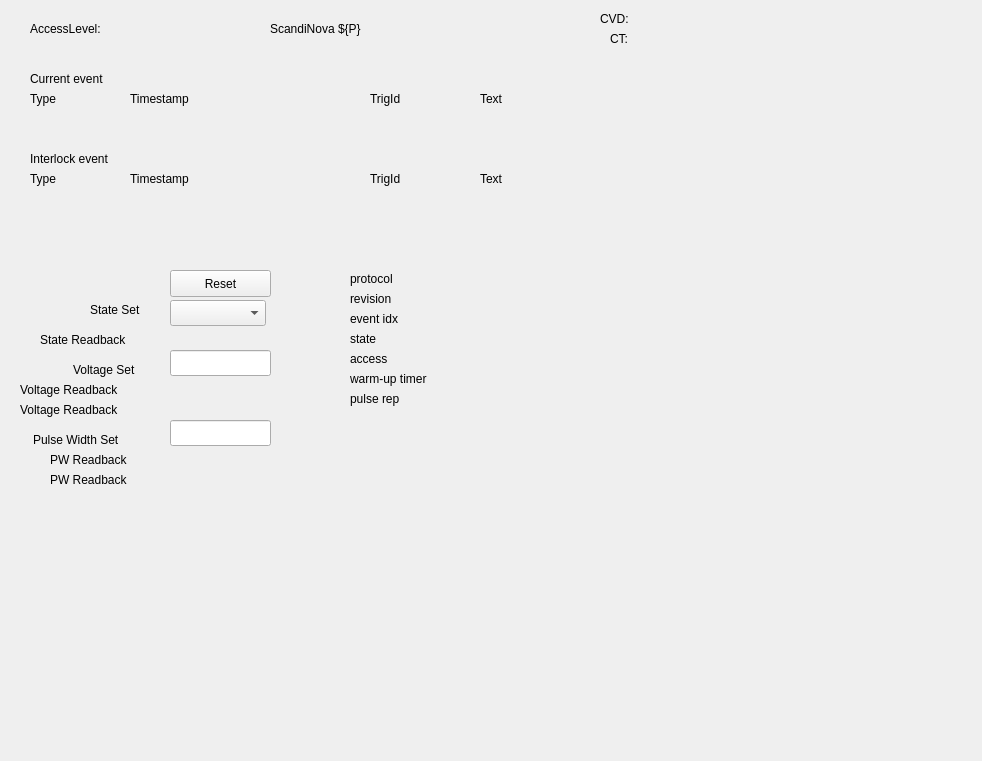
<?xml version="1.0" encoding="UTF-8"?>
<ui version="4.0">
 <class>Form</class>
 <widget class="QWidget" name="Form">
  <property name="geometry">
   <rect>
    <x>0</x>
    <y>0</y>
    <width>982</width>
    <height>761</height>
   </rect>
  </property>
  <property name="windowTitle">
   <string>Form</string>
  </property>
  <widget class="PyDMLabel" name="PyDMLabel">
   <property name="geometry">
    <rect>
     <x>480</x>
     <y>260</y>
     <width>101</width>
     <height>41</height>
    </rect>
   </property>
   <property name="toolTip">
    <string/>
   </property>
   <property name="channel" stdset="0">
    <string>ca://${P}:ModbusProtocolID.VAL</string>
   </property>
   <property name="displayFormat" stdset="0">
    <enum>PyDMLabel::Decimal</enum>
   </property>
  </widget>
  <widget class="QLabel" name="label">
   <property name="geometry">
    <rect>
     <x>350</x>
     <y>270</y>
     <width>74</width>
     <height>18</height>
    </rect>
   </property>
   <property name="text">
    <string>protocol</string>
   </property>
  </widget>
  <widget class="QLabel" name="label_2">
   <property name="geometry">
    <rect>
     <x>350</x>
     <y>290</y>
     <width>74</width>
     <height>18</height>
    </rect>
   </property>
   <property name="text">
    <string>revision</string>
   </property>
  </widget>
  <widget class="PyDMLabel" name="PyDMLabel_2">
   <property name="geometry">
    <rect>
     <x>480</x>
     <y>290</y>
     <width>76</width>
     <height>18</height>
    </rect>
   </property>
   <property name="toolTip">
    <string/>
   </property>
   <property name="channel" stdset="0">
    <string>ca://${P}:ModbusProtocolRevision.VAL</string>
   </property>
   <property name="displayFormat" stdset="0">
    <enum>PyDMLabel::Decimal</enum>
   </property>
  </widget>
  <widget class="QLabel" name="label_3">
   <property name="geometry">
    <rect>
     <x>350</x>
     <y>310</y>
     <width>74</width>
     <height>18</height>
    </rect>
   </property>
   <property name="text">
    <string>event idx</string>
   </property>
  </widget>
  <widget class="PyDMLabel" name="PyDMLabel_3">
   <property name="geometry">
    <rect>
     <x>480</x>
     <y>310</y>
     <width>76</width>
     <height>18</height>
    </rect>
   </property>
   <property name="toolTip">
    <string/>
   </property>
   <property name="channel" stdset="0">
    <string>ca://${P}:EventIndex.VAL</string>
   </property>
   <property name="displayFormat" stdset="0">
    <enum>PyDMLabel::Decimal</enum>
   </property>
  </widget>
  <widget class="QLabel" name="label_4">
   <property name="geometry">
    <rect>
     <x>350</x>
     <y>330</y>
     <width>74</width>
     <height>18</height>
    </rect>
   </property>
   <property name="text">
    <string>state</string>
   </property>
  </widget>
  <widget class="PyDMLabel" name="PyDMLabel_4">
   <property name="geometry">
    <rect>
     <x>480</x>
     <y>330</y>
     <width>76</width>
     <height>18</height>
    </rect>
   </property>
   <property name="toolTip">
    <string/>
   </property>
   <property name="channel" stdset="0">
    <string>ca://${P}:State.VAL</string>
   </property>
   <property name="displayFormat" stdset="0">
    <enum>PyDMLabel::Decimal</enum>
   </property>
  </widget>
  <widget class="QLabel" name="label_5">
   <property name="geometry">
    <rect>
     <x>350</x>
     <y>350</y>
     <width>74</width>
     <height>18</height>
    </rect>
   </property>
   <property name="text">
    <string>access</string>
   </property>
  </widget>
  <widget class="PyDMLabel" name="PyDMLabel_5">
   <property name="geometry">
    <rect>
     <x>480</x>
     <y>350</y>
     <width>76</width>
     <height>18</height>
    </rect>
   </property>
   <property name="toolTip">
    <string/>
   </property>
   <property name="channel" stdset="0">
    <string>ca://${P}:AccessLevel.VAL</string>
   </property>
   <property name="displayFormat" stdset="0">
    <enum>PyDMLabel::Decimal</enum>
   </property>
  </widget>
  <widget class="QLabel" name="label_6">
   <property name="geometry">
    <rect>
     <x>350</x>
     <y>370</y>
     <width>121</width>
     <height>18</height>
    </rect>
   </property>
   <property name="text">
    <string>warm-up timer</string>
   </property>
  </widget>
  <widget class="PyDMLabel" name="PyDMLabel_6">
   <property name="geometry">
    <rect>
     <x>480</x>
     <y>370</y>
     <width>76</width>
     <height>18</height>
    </rect>
   </property>
   <property name="toolTip">
    <string/>
   </property>
   <property name="channel" stdset="0">
    <string>ca://${P}:FilamentWarmupTimeLeft.VAL</string>
   </property>
   <property name="displayFormat" stdset="0">
    <enum>PyDMLabel::Decimal</enum>
   </property>
  </widget>
  <widget class="QLabel" name="label_7">
   <property name="geometry">
    <rect>
     <x>350</x>
     <y>390</y>
     <width>121</width>
     <height>18</height>
    </rect>
   </property>
   <property name="text">
    <string>pulse rep</string>
   </property>
  </widget>
  <widget class="PyDMLabel" name="PyDMLabel_7">
   <property name="geometry">
    <rect>
     <x>480</x>
     <y>390</y>
     <width>76</width>
     <height>18</height>
    </rect>
   </property>
   <property name="toolTip">
    <string/>
   </property>
   <property name="channel" stdset="0">
    <string>ca://${P}:PulseRepetitionFreq.VAL</string>
   </property>
   <property name="displayFormat" stdset="0">
    <enum>PyDMLabel::Decimal</enum>
   </property>
  </widget>
  <widget class="QLabel" name="label_8">
   <property name="geometry">
    <rect>
     <x>30</x>
     <y>90</y>
     <width>74</width>
     <height>18</height>
    </rect>
   </property>
   <property name="text">
    <string>Type</string>
   </property>
  </widget>
  <widget class="QLabel" name="label_9">
   <property name="geometry">
    <rect>
     <x>130</x>
     <y>90</y>
     <width>91</width>
     <height>18</height>
    </rect>
   </property>
   <property name="text">
    <string>Timestamp</string>
   </property>
  </widget>
  <widget class="QLabel" name="label_10">
   <property name="geometry">
    <rect>
     <x>370</x>
     <y>90</y>
     <width>74</width>
     <height>18</height>
    </rect>
   </property>
   <property name="text">
    <string>TrigId</string>
   </property>
  </widget>
  <widget class="QLabel" name="label_11">
   <property name="geometry">
    <rect>
     <x>480</x>
     <y>90</y>
     <width>74</width>
     <height>18</height>
    </rect>
   </property>
   <property name="text">
    <string>Text</string>
   </property>
  </widget>
  <widget class="PyDMLabel" name="PyDMLabel_8">
   <property name="geometry">
    <rect>
     <x>30</x>
     <y>110</y>
     <width>101</width>
     <height>21</height>
    </rect>
   </property>
   <property name="toolTip">
    <string/>
   </property>
   <property name="channel" stdset="0">
    <string>ca://${P}:CurrentEventTypeStr.VAL</string>
   </property>
   <property name="displayFormat" stdset="0">
    <enum>PyDMLabel::String</enum>
   </property>
  </widget>
  <widget class="PyDMLabel" name="PyDMLabel_9">
   <property name="geometry">
    <rect>
     <x>130</x>
     <y>110</y>
     <width>231</width>
     <height>18</height>
    </rect>
   </property>
   <property name="toolTip">
    <string/>
   </property>
   <property name="channel" stdset="0">
    <string>ca://${P}:CurrentEventTimeStr.VAL</string>
   </property>
   <property name="displayFormat" stdset="0">
    <enum>PyDMLabel::String</enum>
   </property>
  </widget>
  <widget class="PyDMLabel" name="PyDMLabel_10">
   <property name="geometry">
    <rect>
     <x>370</x>
     <y>110</y>
     <width>76</width>
     <height>18</height>
    </rect>
   </property>
   <property name="toolTip">
    <string/>
   </property>
   <property name="channel" stdset="0">
    <string>ca://${P}:CurrentEventTrigger.VAL</string>
   </property>
   <property name="displayFormat" stdset="0">
    <enum>PyDMLabel::Decimal</enum>
   </property>
  </widget>
  <widget class="PyDMLabel" name="PyDMLabel_11">
   <property name="geometry">
    <rect>
     <x>480</x>
     <y>110</y>
     <width>161</width>
     <height>18</height>
    </rect>
   </property>
   <property name="toolTip">
    <string/>
   </property>
   <property name="channel" stdset="0">
    <string>ca://${P}:CurrentEventTextStr.VAL</string>
   </property>
   <property name="displayFormat" stdset="0">
    <enum>PyDMLabel::String</enum>
   </property>
  </widget>
  <widget class="QLabel" name="label_12">
   <property name="geometry">
    <rect>
     <x>30</x>
     <y>20</y>
     <width>101</width>
     <height>18</height>
    </rect>
   </property>
   <property name="text">
    <string>AccessLevel:</string>
   </property>
  </widget>
  <widget class="PyDMLabel" name="PyDMLabel_12">
   <property name="geometry">
    <rect>
     <x>130</x>
     <y>20</y>
     <width>101</width>
     <height>21</height>
    </rect>
   </property>
   <property name="toolTip">
    <string/>
   </property>
   <property name="channel" stdset="0">
    <string>ca://${P}:AccessLevel.VAL</string>
   </property>
   <property name="displayFormat" stdset="0">
    <enum>PyDMLabel::String</enum>
   </property>
  </widget>
  <widget class="QLabel" name="label_13">
   <property name="geometry">
    <rect>
     <x>270</x>
     <y>20</y>
     <width>271</width>
     <height>18</height>
    </rect>
   </property>
   <property name="text">
    <string>ScandiNova ${P}</string>
   </property>
  </widget>
  <widget class="QLabel" name="label_14">
   <property name="geometry">
    <rect>
     <x>600</x>
     <y>10</y>
     <width>101</width>
     <height>18</height>
    </rect>
   </property>
   <property name="text">
    <string>CVD:</string>
   </property>
  </widget>
  <widget class="QLabel" name="label_15">
   <property name="geometry">
    <rect>
     <x>610</x>
     <y>30</y>
     <width>101</width>
     <height>18</height>
    </rect>
   </property>
   <property name="text">
    <string>CT:</string>
   </property>
  </widget>
  <widget class="PyDMLabel" name="PyDMLabel_13">
   <property name="geometry">
    <rect>
     <x>650</x>
     <y>10</y>
     <width>76</width>
     <height>18</height>
    </rect>
   </property>
   <property name="toolTip">
    <string/>
   </property>
   <property name="precision" stdset="0">
    <number>0</number>
   </property>
   <property name="showUnits" stdset="0">
    <bool>true</bool>
   </property>
   <property name="precisionFromPV" stdset="0">
    <bool>true</bool>
   </property>
   <property name="alarmSensitiveContent" stdset="0">
    <bool>false</bool>
   </property>
   <property name="alarmSensitiveBorder" stdset="0">
    <bool>true</bool>
   </property>
   <property name="channel" stdset="0">
    <string>ca://${P}:CapVoltageDivider.VAL</string>
   </property>
   <property name="displayFormat" stdset="0">
    <enum>PyDMLabel::String</enum>
   </property>
  </widget>
  <widget class="PyDMLabel" name="PyDMLabel_14">
   <property name="geometry">
    <rect>
     <x>650</x>
     <y>30</y>
     <width>76</width>
     <height>18</height>
    </rect>
   </property>
   <property name="toolTip">
    <string/>
   </property>
   <property name="precision" stdset="0">
    <number>0</number>
   </property>
   <property name="showUnits" stdset="0">
    <bool>false</bool>
   </property>
   <property name="precisionFromPV" stdset="0">
    <bool>true</bool>
   </property>
   <property name="alarmSensitiveContent" stdset="0">
    <bool>false</bool>
   </property>
   <property name="alarmSensitiveBorder" stdset="0">
    <bool>true</bool>
   </property>
   <property name="channel" stdset="0">
    <string>ca://${P}:CurrentTransformer.VAL</string>
   </property>
   <property name="displayFormat" stdset="0">
    <enum>PyDMLabel::String</enum>
   </property>
  </widget>
  <widget class="PyDMLineEdit" name="PyDMLineEdit">
   <property name="geometry">
    <rect>
     <x>170</x>
     <y>350</y>
     <width>101</width>
     <height>26</height>
    </rect>
   </property>
   <property name="toolTip">
    <string/>
   </property>
   <property name="showUnits" stdset="0">
    <bool>true</bool>
   </property>
   <property name="channel" stdset="0">
    <string>ca://${P}:VoltageSet</string>
   </property>
   <property name="displayFormat" stdset="0">
    <enum>PyDMLineEdit::Decimal</enum>
   </property>
  </widget>
  <widget class="QLabel" name="label_16">
   <property name="geometry">
    <rect>
     <x>73</x>
     <y>360</y>
     <width>91</width>
     <height>20</height>
    </rect>
   </property>
   <property name="text">
    <string>Voltage Set</string>
   </property>
  </widget>
  <widget class="QLabel" name="label_17">
   <property name="geometry">
    <rect>
     <x>20</x>
     <y>380</y>
     <width>141</width>
     <height>20</height>
    </rect>
   </property>
   <property name="text">
    <string>Voltage Readback</string>
   </property>
  </widget>
  <widget class="PyDMLabel" name="PyDMLabel_15">
   <property name="geometry">
    <rect>
     <x>170</x>
     <y>380</y>
     <width>76</width>
     <height>18</height>
    </rect>
   </property>
   <property name="toolTip">
    <string/>
   </property>
   <property name="channel" stdset="0">
    <string>ca://${P}:VoltageSet</string>
   </property>
   <property name="displayFormat" stdset="0">
    <enum>PyDMLabel::Decimal</enum>
   </property>
  </widget>
  <widget class="QLabel" name="label_18">
   <property name="geometry">
    <rect>
     <x>20</x>
     <y>400</y>
     <width>141</width>
     <height>20</height>
    </rect>
   </property>
   <property name="text">
    <string>Voltage Readback</string>
   </property>
  </widget>
  <widget class="PyDMLabel" name="PyDMLabel_16">
   <property name="geometry">
    <rect>
     <x>170</x>
     <y>400</y>
     <width>76</width>
     <height>18</height>
    </rect>
   </property>
   <property name="toolTip">
    <string/>
   </property>
   <property name="precision" stdset="0">
    <number>0</number>
   </property>
   <property name="showUnits" stdset="0">
    <bool>false</bool>
   </property>
   <property name="precisionFromPV" stdset="0">
    <bool>true</bool>
   </property>
   <property name="alarmSensitiveContent" stdset="0">
    <bool>false</bool>
   </property>
   <property name="alarmSensitiveBorder" stdset="0">
    <bool>true</bool>
   </property>
   <property name="channel" stdset="0">
    <string>ca://${P}:VoltageSetRBV.VAL</string>
   </property>
   <property name="displayFormat" stdset="0">
    <enum>PyDMLabel::Decimal</enum>
   </property>
  </widget>
  <widget class="PyDMLabel" name="PyDMLabel_17">
   <property name="geometry">
    <rect>
     <x>480</x>
     <y>130</y>
     <width>161</width>
     <height>18</height>
    </rect>
   </property>
   <property name="toolTip">
    <string/>
   </property>
   <property name="channel" stdset="0">
    <string>ca://${P}:CurrentEventSubsystemStr.VAL</string>
   </property>
   <property name="displayFormat" stdset="0">
    <enum>PyDMLabel::String</enum>
   </property>
  </widget>
  <widget class="PyDMLabel" name="PyDMLabel_18">
   <property name="geometry">
    <rect>
     <x>480</x>
     <y>150</y>
     <width>76</width>
     <height>18</height>
    </rect>
   </property>
   <property name="toolTip">
    <string/>
   </property>
   <property name="channel" stdset="0">
    <string>ca://${P}:CurrentEventDataStr.VAL</string>
   </property>
   <property name="displayFormat" stdset="0">
    <enum>PyDMLabel::String</enum>
   </property>
  </widget>
  <widget class="PyDMLabel" name="PyDMLabel_19">
   <property name="geometry">
    <rect>
     <x>570</x>
     <y>150</y>
     <width>76</width>
     <height>18</height>
    </rect>
   </property>
   <property name="toolTip">
    <string/>
   </property>
   <property name="channel" stdset="0">
    <string>ca://${P}:CurrentEventUnitStr.VAL</string>
   </property>
   <property name="displayFormat" stdset="0">
    <enum>PyDMLabel::String</enum>
   </property>
  </widget>
  <widget class="QLabel" name="label_19">
   <property name="geometry">
    <rect>
     <x>30</x>
     <y>70</y>
     <width>221</width>
     <height>18</height>
    </rect>
   </property>
   <property name="text">
    <string>Current event</string>
   </property>
  </widget>
  <widget class="QLabel" name="label_20">
   <property name="geometry">
    <rect>
     <x>30</x>
     <y>150</y>
     <width>221</width>
     <height>18</height>
    </rect>
   </property>
   <property name="text">
    <string>Interlock event</string>
   </property>
  </widget>
  <widget class="QLabel" name="label_21">
   <property name="geometry">
    <rect>
     <x>30</x>
     <y>170</y>
     <width>74</width>
     <height>18</height>
    </rect>
   </property>
   <property name="text">
    <string>Type</string>
   </property>
  </widget>
  <widget class="QLabel" name="label_22">
   <property name="geometry">
    <rect>
     <x>130</x>
     <y>170</y>
     <width>91</width>
     <height>18</height>
    </rect>
   </property>
   <property name="text">
    <string>Timestamp</string>
   </property>
  </widget>
  <widget class="QLabel" name="label_23">
   <property name="geometry">
    <rect>
     <x>370</x>
     <y>170</y>
     <width>74</width>
     <height>18</height>
    </rect>
   </property>
   <property name="text">
    <string>TrigId</string>
   </property>
  </widget>
  <widget class="QLabel" name="label_24">
   <property name="geometry">
    <rect>
     <x>480</x>
     <y>170</y>
     <width>74</width>
     <height>18</height>
    </rect>
   </property>
   <property name="text">
    <string>Text</string>
   </property>
  </widget>
  <widget class="PyDMLabel" name="PyDMLabel_20">
   <property name="geometry">
    <rect>
     <x>30</x>
     <y>190</y>
     <width>101</width>
     <height>21</height>
    </rect>
   </property>
   <property name="toolTip">
    <string/>
   </property>
   <property name="precision" stdset="0">
    <number>0</number>
   </property>
   <property name="showUnits" stdset="0">
    <bool>false</bool>
   </property>
   <property name="precisionFromPV" stdset="0">
    <bool>true</bool>
   </property>
   <property name="alarmSensitiveContent" stdset="0">
    <bool>false</bool>
   </property>
   <property name="alarmSensitiveBorder" stdset="0">
    <bool>true</bool>
   </property>
   <property name="PyDMToolTip" stdset="0">
    <string/>
   </property>
   <property name="channel" stdset="0">
    <string>ca://${P}:InterlockEventTypeStr.VAL</string>
   </property>
   <property name="displayFormat" stdset="0">
    <enum>PyDMLabel::String</enum>
   </property>
  </widget>
  <widget class="PyDMLabel" name="PyDMLabel_21">
   <property name="geometry">
    <rect>
     <x>130</x>
     <y>190</y>
     <width>231</width>
     <height>18</height>
    </rect>
   </property>
   <property name="toolTip">
    <string/>
   </property>
   <property name="precision" stdset="0">
    <number>0</number>
   </property>
   <property name="showUnits" stdset="0">
    <bool>false</bool>
   </property>
   <property name="precisionFromPV" stdset="0">
    <bool>true</bool>
   </property>
   <property name="alarmSensitiveContent" stdset="0">
    <bool>false</bool>
   </property>
   <property name="alarmSensitiveBorder" stdset="0">
    <bool>true</bool>
   </property>
   <property name="PyDMToolTip" stdset="0">
    <string/>
   </property>
   <property name="channel" stdset="0">
    <string>ca://${P}:InterlockEventTimeStr.VAL</string>
   </property>
   <property name="displayFormat" stdset="0">
    <enum>PyDMLabel::String</enum>
   </property>
  </widget>
  <widget class="PyDMLabel" name="PyDMLabel_22">
   <property name="geometry">
    <rect>
     <x>370</x>
     <y>190</y>
     <width>76</width>
     <height>18</height>
    </rect>
   </property>
   <property name="toolTip">
    <string/>
   </property>
   <property name="precision" stdset="0">
    <number>0</number>
   </property>
   <property name="showUnits" stdset="0">
    <bool>false</bool>
   </property>
   <property name="precisionFromPV" stdset="0">
    <bool>true</bool>
   </property>
   <property name="alarmSensitiveContent" stdset="0">
    <bool>false</bool>
   </property>
   <property name="alarmSensitiveBorder" stdset="0">
    <bool>true</bool>
   </property>
   <property name="PyDMToolTip" stdset="0">
    <string/>
   </property>
   <property name="channel" stdset="0">
    <string>ca://${P}:InterlockEventTrigger.VAL</string>
   </property>
   <property name="displayFormat" stdset="0">
    <enum>PyDMLabel::Decimal</enum>
   </property>
  </widget>
  <widget class="PyDMLabel" name="PyDMLabel_23">
   <property name="geometry">
    <rect>
     <x>480</x>
     <y>190</y>
     <width>161</width>
     <height>18</height>
    </rect>
   </property>
   <property name="toolTip">
    <string/>
   </property>
   <property name="precision" stdset="0">
    <number>0</number>
   </property>
   <property name="showUnits" stdset="0">
    <bool>false</bool>
   </property>
   <property name="precisionFromPV" stdset="0">
    <bool>true</bool>
   </property>
   <property name="alarmSensitiveContent" stdset="0">
    <bool>false</bool>
   </property>
   <property name="alarmSensitiveBorder" stdset="0">
    <bool>true</bool>
   </property>
   <property name="PyDMToolTip" stdset="0">
    <string/>
   </property>
   <property name="channel" stdset="0">
    <string>ca://${P}:InterlockEventTextStr.VAL</string>
   </property>
   <property name="displayFormat" stdset="0">
    <enum>PyDMLabel::String</enum>
   </property>
  </widget>
  <widget class="PyDMLabel" name="PyDMLabel_24">
   <property name="geometry">
    <rect>
     <x>480</x>
     <y>210</y>
     <width>161</width>
     <height>18</height>
    </rect>
   </property>
   <property name="toolTip">
    <string/>
   </property>
   <property name="precision" stdset="0">
    <number>0</number>
   </property>
   <property name="showUnits" stdset="0">
    <bool>false</bool>
   </property>
   <property name="precisionFromPV" stdset="0">
    <bool>true</bool>
   </property>
   <property name="alarmSensitiveContent" stdset="0">
    <bool>false</bool>
   </property>
   <property name="alarmSensitiveBorder" stdset="0">
    <bool>true</bool>
   </property>
   <property name="PyDMToolTip" stdset="0">
    <string/>
   </property>
   <property name="channel" stdset="0">
    <string>ca://${P}:InterlockEventSubsystemStr.VAL</string>
   </property>
   <property name="displayFormat" stdset="0">
    <enum>PyDMLabel::String</enum>
   </property>
  </widget>
  <widget class="PyDMLabel" name="PyDMLabel_25">
   <property name="geometry">
    <rect>
     <x>480</x>
     <y>230</y>
     <width>76</width>
     <height>18</height>
    </rect>
   </property>
   <property name="toolTip">
    <string/>
   </property>
   <property name="precision" stdset="0">
    <number>0</number>
   </property>
   <property name="showUnits" stdset="0">
    <bool>false</bool>
   </property>
   <property name="precisionFromPV" stdset="0">
    <bool>true</bool>
   </property>
   <property name="alarmSensitiveContent" stdset="0">
    <bool>false</bool>
   </property>
   <property name="alarmSensitiveBorder" stdset="0">
    <bool>true</bool>
   </property>
   <property name="PyDMToolTip" stdset="0">
    <string/>
   </property>
   <property name="channel" stdset="0">
    <string>ca://${P}:InterlockEventDataStr.VAL</string>
   </property>
   <property name="displayFormat" stdset="0">
    <enum>PyDMLabel::String</enum>
   </property>
  </widget>
  <widget class="PyDMLabel" name="PyDMLabel_26">
   <property name="geometry">
    <rect>
     <x>570</x>
     <y>230</y>
     <width>76</width>
     <height>18</height>
    </rect>
   </property>
   <property name="toolTip">
    <string/>
   </property>
   <property name="precision" stdset="0">
    <number>0</number>
   </property>
   <property name="showUnits" stdset="0">
    <bool>false</bool>
   </property>
   <property name="precisionFromPV" stdset="0">
    <bool>true</bool>
   </property>
   <property name="alarmSensitiveContent" stdset="0">
    <bool>false</bool>
   </property>
   <property name="alarmSensitiveBorder" stdset="0">
    <bool>true</bool>
   </property>
   <property name="PyDMToolTip" stdset="0">
    <string/>
   </property>
   <property name="channel" stdset="0">
    <string>ca://${P}:InterlockEventUnitStr.VAL</string>
   </property>
   <property name="displayFormat" stdset="0">
    <enum>PyDMLabel::String</enum>
   </property>
  </widget>
  <widget class="QLabel" name="label_25">
   <property name="geometry">
    <rect>
     <x>90</x>
     <y>300</y>
     <width>71</width>
     <height>20</height>
    </rect>
   </property>
   <property name="text">
    <string>State Set</string>
   </property>
  </widget>
  <widget class="PyDMEnumComboBox" name="PyDMEnumComboBox">
   <property name="geometry">
    <rect>
     <x>170</x>
     <y>300</y>
     <width>96</width>
     <height>26</height>
    </rect>
   </property>
   <property name="toolTip">
    <string/>
   </property>
   <property name="channel" stdset="0">
    <string>ca://${P}:StateSet</string>
   </property>
  </widget>
  <widget class="QLabel" name="label_26">
   <property name="geometry">
    <rect>
     <x>40</x>
     <y>330</y>
     <width>121</width>
     <height>20</height>
    </rect>
   </property>
   <property name="text">
    <string>State Readback</string>
   </property>
  </widget>
  <widget class="PyDMLabel" name="PyDMLabel_27">
   <property name="geometry">
    <rect>
     <x>170</x>
     <y>330</y>
     <width>76</width>
     <height>20</height>
    </rect>
   </property>
   <property name="toolTip">
    <string/>
   </property>
   <property name="precision" stdset="0">
    <number>0</number>
   </property>
   <property name="showUnits" stdset="0">
    <bool>false</bool>
   </property>
   <property name="precisionFromPV" stdset="0">
    <bool>true</bool>
   </property>
   <property name="alarmSensitiveContent" stdset="0">
    <bool>false</bool>
   </property>
   <property name="alarmSensitiveBorder" stdset="0">
    <bool>true</bool>
   </property>
   <property name="PyDMToolTip" stdset="0">
    <string/>
   </property>
   <property name="channel" stdset="0">
    <string>ca://${P}:State.VAL</string>
   </property>
   <property name="displayFormat" stdset="0">
    <enum>PyDMLabel::Decimal</enum>
   </property>
  </widget>
  <widget class="PyDMPushButton" name="PyDMPushButton">
   <property name="geometry">
    <rect>
     <x>170</x>
     <y>270</y>
     <width>101</width>
     <height>27</height>
    </rect>
   </property>
   <property name="toolTip">
    <string/>
   </property>
   <property name="text">
    <string>Reset</string>
   </property>
   <property name="alarmSensitiveContent" stdset="0">
    <bool>false</bool>
   </property>
   <property name="alarmSensitiveBorder" stdset="0">
    <bool>false</bool>
   </property>
   <property name="PyDMToolTip" stdset="0">
    <string/>
   </property>
   <property name="channel" stdset="0">
    <string>ca://${P}:Reset.VAL</string>
   </property>
   <property name="passwordProtected" stdset="0">
    <bool>false</bool>
   </property>
   <property name="password" stdset="0">
    <string/>
   </property>
   <property name="protectedPassword" stdset="0">
    <string/>
   </property>
   <property name="showConfirmDialog" stdset="0">
    <bool>false</bool>
   </property>
   <property name="confirmMessage" stdset="0">
    <string>Are you sure you want to proceed?</string>
   </property>
   <property name="pressValue" stdset="0">
    <string>1</string>
   </property>
   <property name="releaseValue" stdset="0">
    <string>0</string>
   </property>
   <property name="relativeChange" stdset="0">
    <bool>false</bool>
   </property>
   <property name="writeWhenRelease" stdset="0">
    <bool>false</bool>
   </property>
  </widget>
  <widget class="QLabel" name="label_27">
   <property name="geometry">
    <rect>
     <x>50</x>
     <y>470</y>
     <width>111</width>
     <height>20</height>
    </rect>
   </property>
   <property name="text">
    <string>PW Readback</string>
   </property>
  </widget>
  <widget class="PyDMLabel" name="PyDMLabel_28">
   <property name="geometry">
    <rect>
     <x>170</x>
     <y>470</y>
     <width>76</width>
     <height>18</height>
    </rect>
   </property>
   <property name="toolTip">
    <string/>
   </property>
   <property name="precision" stdset="0">
    <number>0</number>
   </property>
   <property name="showUnits" stdset="0">
    <bool>false</bool>
   </property>
   <property name="precisionFromPV" stdset="0">
    <bool>true</bool>
   </property>
   <property name="alarmSensitiveContent" stdset="0">
    <bool>false</bool>
   </property>
   <property name="alarmSensitiveBorder" stdset="0">
    <bool>true</bool>
   </property>
   <property name="channel" stdset="0">
    <string>ca://${P}:PulseWidthRBV.VAL</string>
   </property>
   <property name="displayFormat" stdset="0">
    <enum>PyDMLabel::Decimal</enum>
   </property>
  </widget>
  <widget class="QLabel" name="label_28">
   <property name="geometry">
    <rect>
     <x>50</x>
     <y>450</y>
     <width>111</width>
     <height>20</height>
    </rect>
   </property>
   <property name="text">
    <string>PW Readback</string>
   </property>
  </widget>
  <widget class="PyDMLineEdit" name="PyDMLineEdit_2">
   <property name="geometry">
    <rect>
     <x>170</x>
     <y>420</y>
     <width>101</width>
     <height>26</height>
    </rect>
   </property>
   <property name="toolTip">
    <string/>
   </property>
   <property name="precision" stdset="0">
    <number>0</number>
   </property>
   <property name="showUnits" stdset="0">
    <bool>true</bool>
   </property>
   <property name="precisionFromPV" stdset="0">
    <bool>true</bool>
   </property>
   <property name="alarmSensitiveContent" stdset="0">
    <bool>false</bool>
   </property>
   <property name="alarmSensitiveBorder" stdset="0">
    <bool>true</bool>
   </property>
   <property name="PyDMToolTip" stdset="0">
    <string/>
   </property>
   <property name="channel" stdset="0">
    <string>ca://${P}:PulseWidthSet</string>
   </property>
   <property name="displayFormat" stdset="0">
    <enum>PyDMLineEdit::Decimal</enum>
   </property>
  </widget>
  <widget class="QLabel" name="label_29">
   <property name="geometry">
    <rect>
     <x>33</x>
     <y>430</y>
     <width>131</width>
     <height>20</height>
    </rect>
   </property>
   <property name="text">
    <string>Pulse Width Set</string>
   </property>
  </widget>
  <widget class="PyDMLabel" name="PyDMLabel_29">
   <property name="geometry">
    <rect>
     <x>170</x>
     <y>450</y>
     <width>76</width>
     <height>18</height>
    </rect>
   </property>
   <property name="toolTip">
    <string/>
   </property>
   <property name="channel" stdset="0">
    <string>ca://${P}:PulseWidthSet</string>
   </property>
   <property name="displayFormat" stdset="0">
    <enum>PyDMLabel::Decimal</enum>
   </property>
  </widget>
 </widget>
 <customwidgets>
  <customwidget>
   <class>PyDMLabel</class>
   <extends>QLabel</extends>
   <header>pydm.widgets.label</header>
  </customwidget>
  <customwidget>
   <class>PyDMEnumComboBox</class>
   <extends>QComboBox</extends>
   <header>pydm.widgets.enum_combo_box</header>
  </customwidget>
  <customwidget>
   <class>PyDMLineEdit</class>
   <extends>QLineEdit</extends>
   <header>pydm.widgets.line_edit</header>
  </customwidget>
  <customwidget>
   <class>PyDMPushButton</class>
   <extends>QPushButton</extends>
   <header>pydm.widgets.pushbutton</header>
  </customwidget>
 </customwidgets>
 <resources/>
 <connections/>
</ui>
